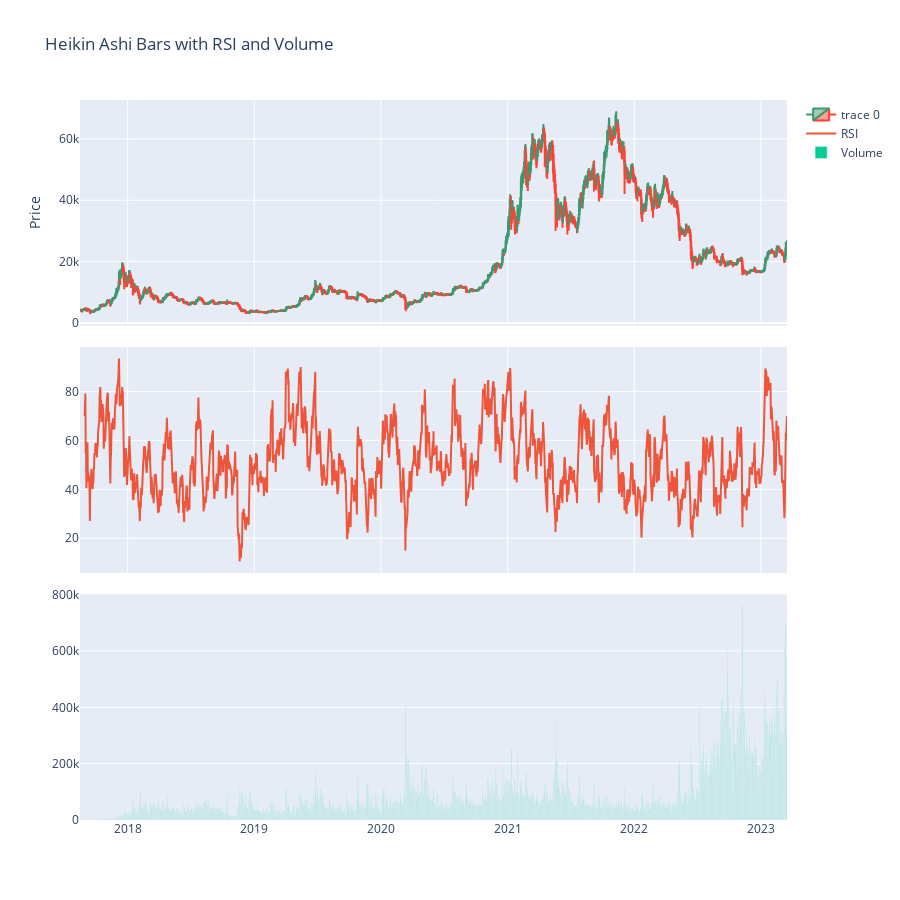

The cell this chart's notebook holds for it:
### Markdown cell above
## Plot the charts with indicators

### Code cell
# Create the main figure with subplots
fig = make_subplots(rows=3, cols=1, shared_xaxes=True, vertical_spacing=0.03)

# Add the candlestick chart
fig.add_trace(go.Candlestick(x=df.index, open=df['ha_open'], high=df['ha_high'], low=df['ha_low'], close=df['ha_close']), row=1, col=1)

# Add the RSI subplot
fig.add_trace(go.Scatter(x=df.index, y=df['rsi'], name='RSI'), row=2, col=1)

# Add the volume subplot
fig.add_trace(go.Bar(x=df.index, y=df['volume'], name='Volume'), row=3, col=1)

# Customize the layout
fig.update_layout(title='Heikin Ashi Bars with RSI and Volume',
                  yaxis=dict(title='Price'),
                  xaxis_rangeslider_visible=False,
                  height=900)

# Show the chart
fig.show()

### Figure 1 — Plotly figure (JSON) as saved in the notebook; plotly's stock layout.template omitted (floating-point values rounded to 4 significant figures; data arrays with more than 128 entries replaced by an {"elided": "..."} marker saying what was removed)
{"data": [{"close": {"elided": "2039 float values"}, "high": {"elided": "2039 float values"}, "low": {"elided": "2039 float values"}, "open": {"elided": "2039 float values"}, "type": "candlestick", "x": {"elided": "2039 str values"}, "xaxis": "x", "yaxis": "y"}, {"name": "RSI", "type": "scatter", "x": {"elided": "2039 str values"}, "xaxis": "x2", "y": {"elided": "2039 float values"}, "yaxis": "y2"}, {"name": "Volume", "type": "bar", "x": {"elided": "2039 str values"}, "xaxis": "x3", "y": {"elided": "2039 float values"}, "yaxis": "y3"}], "layout": {"height": 900, "title": {"text": "Heikin Ashi Bars with RSI and Volume"}, "xaxis": {"anchor": "y", "domain": [0, 1], "matches": "x3", "rangeslider": {"visible": false}, "showticklabels": false}, "xaxis2": {"anchor": "y2", "domain": [0, 1], "matches": "x3", "showticklabels": false}, "xaxis3": {"anchor": "y3", "domain": [0, 1]}, "yaxis": {"anchor": "x", "domain": [0.6867, 1.0], "title": {"text": "Price"}}, "yaxis2": {"anchor": "x2", "domain": [0.3433, 0.6567]}, "yaxis3": {"anchor": "x3", "domain": [0, 0.3133]}}}
